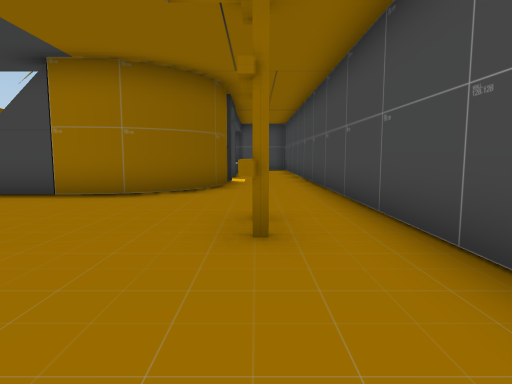
view 1 (above)

17 first-person views from a walk through a scene from a Unity 3-D project. The camera is 1.5 m above the floor, tilts 6° down and sees 75° across. The floor is counted in squares, 2 m on a side. Each view is taken from the middle of a square. On the plan, view 1 faces up. The plan holds only what a view shows up to about 11 squares ahead; the rest is blank. The place goes on beyond the plan. Some animated figures are not drawn.

view 2
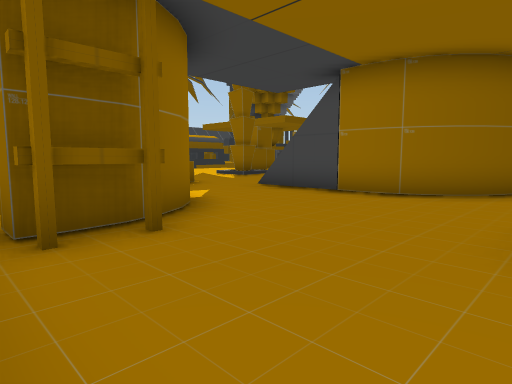

view 3
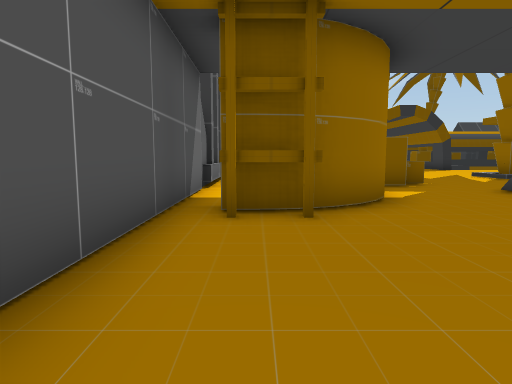

view 4
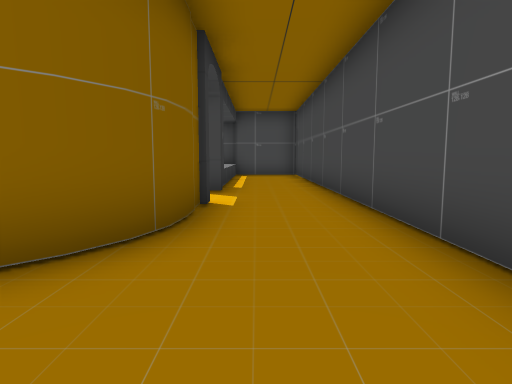

view 5
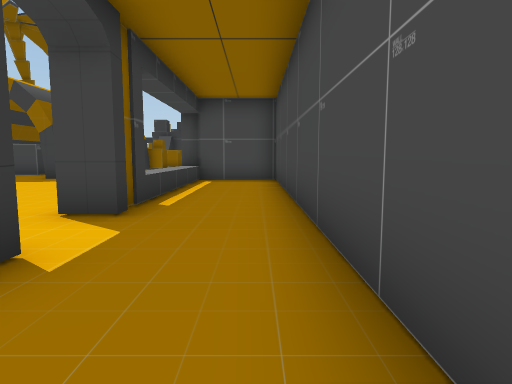

view 6
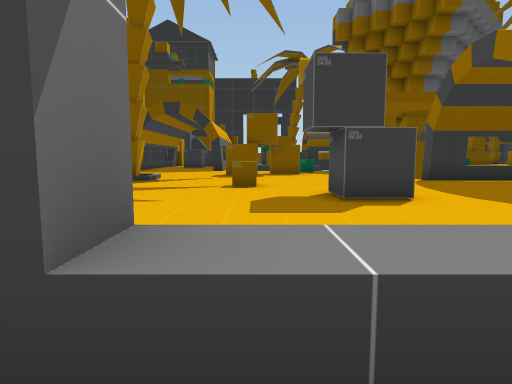

view 7
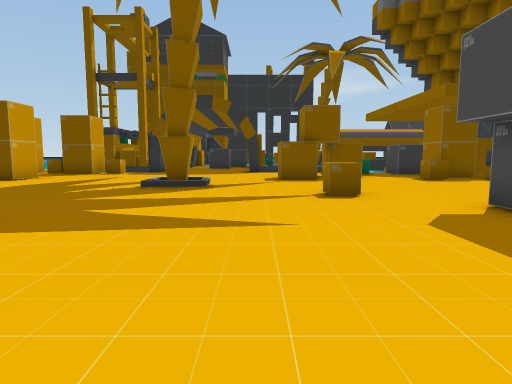

view 8
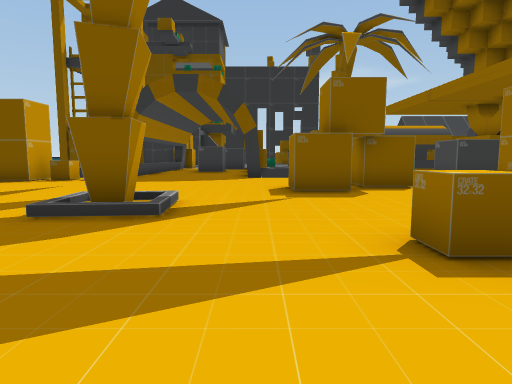

view 9
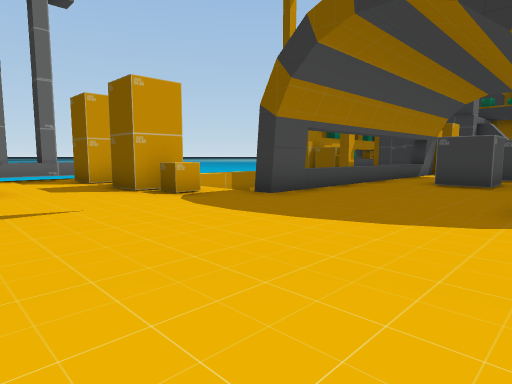

view 10
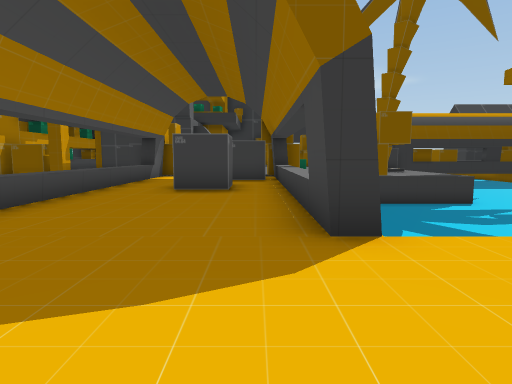

view 11
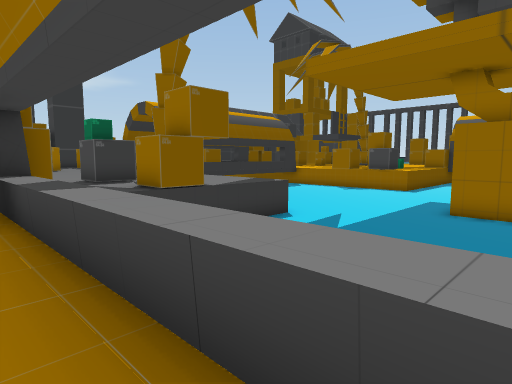

view 12
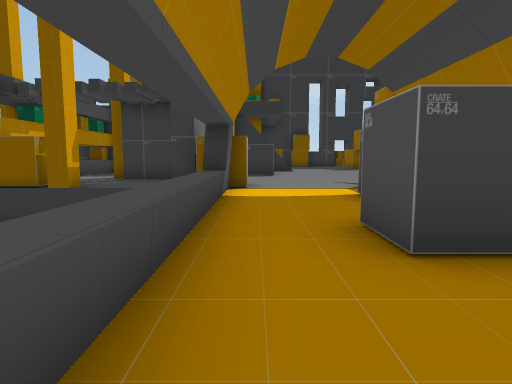

view 13
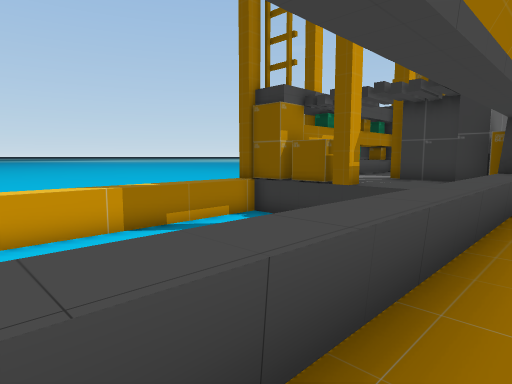

view 14
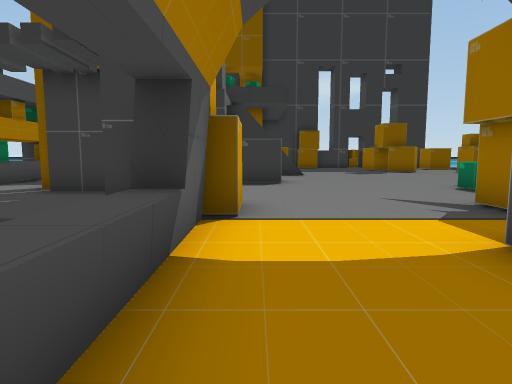

view 15
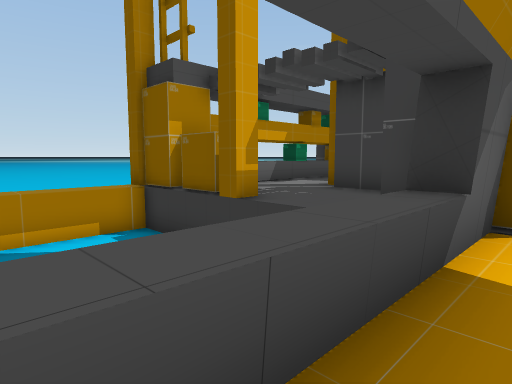

view 16
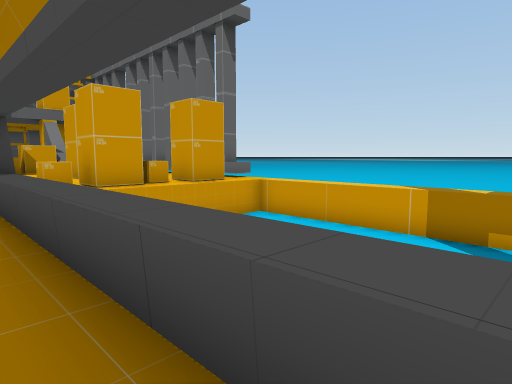

view 17
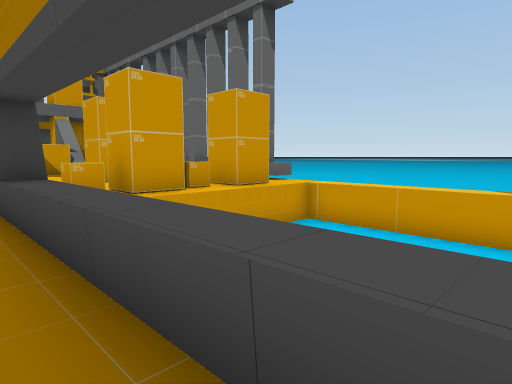

### Floor plan
Key: @ floor where view 1 was taken; # wall or solid block; x gap in a wall; . floor; = window, fence, low wall or low ledge; ≈ liquid the walk keeps out of; ^ raised ledge; v drop or lower ground.
Columns run from 35 left of view 1 to 2 right of it. Each row starts with its distance up from view 1.
 23            ≈≈≈
 22           ≈≈≈≈          ^.
 21          ≈≈≈≈≈          ^..
 20         ≈≈≈≈≈≈          #....
 19        ≈≈≈≈≈≈≈     #  ........    ####
 18       .≈ ≈≈≈      ## =^........   ^..#
 17       .≈ ≈≈≈≈         ..........  ^..#
 16        # ≈≈≈≈       #.......##..  ^..#
 15    #..## ≈≈≈≈       ##........... ^..#
 14 .......≈   ≈≈        ##...^...... ^..#
 13 ...^.  v         ≈...##...........#..#
 12 ......###^^^^^^^#....................#
 11 .........#....................... ...#
 10 ............#...........#.......  #..#
  9 ...............................   #..#
  8  #...........................     #..#
  7       ###^^^^^^^#............ #####..#
  6       #          ≈^..................#
  5     #..≈         ≈x......  #.........#
  4    ##..≈         ≈x...#.   #.......#.#
  3    #...x         ≈^...        #......#
  2  ..... #         ≈x...        ##.....#
  1 ^^^^^ ^#≈≈≈≈≈≈≈≈≈≈x..          ##....
  0        #≈≈≈≈≈≈≈≈≈≈.#^     ^#....x..@
 -1        x≈≈≈≈≈≈≈≈≈≈ ^       ########

Positions as (right, up) in squares from view 1, and headings:
1: (0, 0), facing up
2: (0, 0), facing up-left
3: (1, 1), facing left
4: (0, 5), facing up
5: (1, 8), facing up
6: (0, 14), facing left
7: (-2, 12), facing left
8: (-6, 12), facing left
9: (-13, 12), facing down-left
10: (-15, 11), facing left
11: (-21, 11), facing up-left
12: (-20, 8), facing left
13: (-20, 8), facing down-left
14: (-24, 8), facing left
15: (-24, 8), facing down-left
16: (-26, 8), facing down-right
17: (-24, 8), facing down-right
